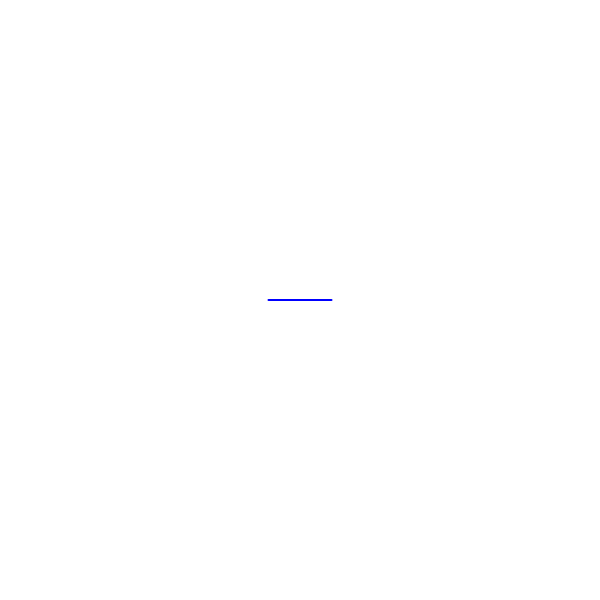
Frame 1 (no input)
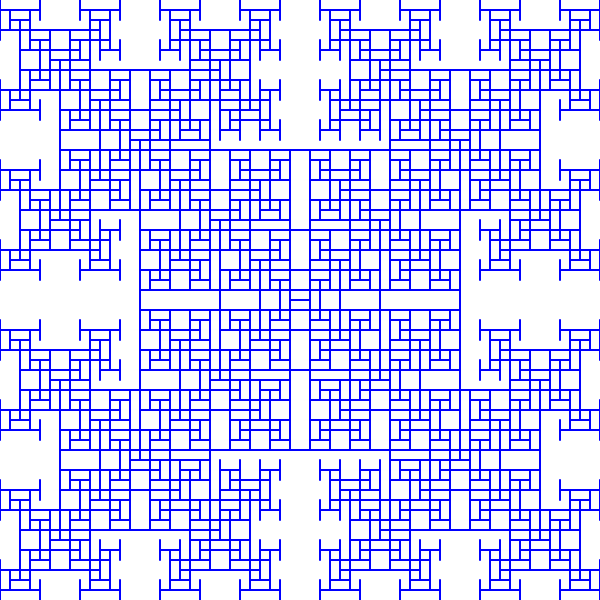
Frame 60 (no input)
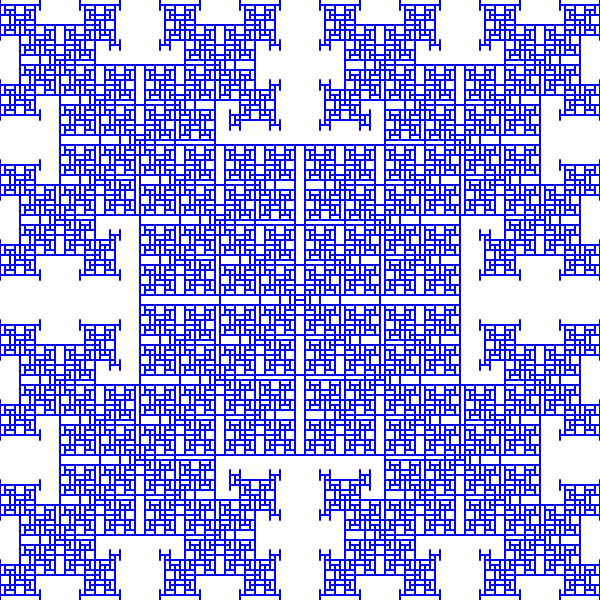
Frame 120 (the mouse pressed at the canvas centre since frame 60)

The p5.js sketch that drew these frames (run headless with seeded random() and noise() and a simulated clock; from frame 60 on, the mouse is pressed at the canvas centre):

// p5.js sketch
// ── sketch.js
let picks = [];
let minX, maxX;

function setup() {
  createCanvas(600, 600);
  minX = -width / 2;
  maxX = width / 2;
  picks.push(new Toothpick(0, 0, 1));
}

function draw() {
  background(255);
  translate(width / 2, height / 2);
  const factor = width / (maxX - minX);
  scale(factor);

  for (const p of picks) {
    p.show(factor);
    minX = min(minX, p.ax, p.bx);
    maxX = max(maxX, p.ax, p.bx);
  }

  const next = [];
  for (const p of picks) {
    if (!p.newPick) continue;
    const nextA = p.createA(picks);
    if (nextA) next.push(nextA);
    const nextB = p.createB(picks);
    if (nextB) next.push(nextB);
    p.newPick = false;
  }
  picks = picks.concat(next);
}

// ── toothpick.js
const len = 63;

class Toothpick {
  constructor(x, y, d) {
    this.newPick = true;
    this.dir = d;
    if (this.dir > 0) {
      // horizontal
      this.ax = x - len / 2;
      this.bx = x + len / 2;
      this.ay = y;
      this.by = y;
    } else {
      // vertical
      this.ax = x;
      this.bx = x;
      this.ay = y - len / 2;
      this.by = y + len / 2;
    }
  }

  touches(x, y) {
    return (this.ax === x && this.ay === y) || (this.bx === x && this.by === y);
  }

  create(x, y, others) {
    if (others.some((other) => other !== this && other.touches(x, y))) return;
    return new Toothpick(x, y, this.dir * -1);
  }

  createA(others) {
    return this.create(this.ax, this.ay, others);
  }

  createB(others) {
    return this.create(this.bx, this.by, others);
  }

  show(factor) {
    strokeWeight(2 / factor);
    if (this.newPick) {
      stroke(0, 0, 255);
    }
    line(this.ax, this.ay, this.bx, this.by);
  }
}
